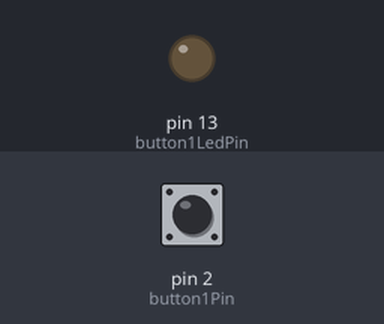
Simulated run of this sketch. Board: Arduino Uno, built with avr-gcc and run on an emulated ATmega328P. On the bench: output pins drawn as LEDs (lit = HIGH). Inputs (shaded band) come from the test bench; at power-on: pin 2 (button1Pin) HIGH.

Above: at 1.2 s.
1.3 s: pin 2 (button1Pin) pulled LOW for 0.15 s
At 2.0 s:
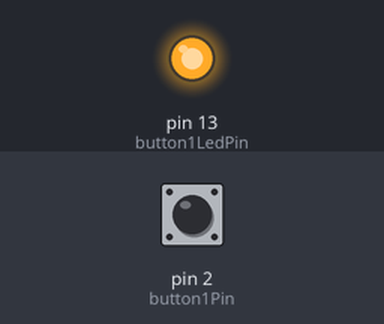
2.9 s: pin 2 (button1Pin) pulled LOW for 1 s
At 3.2 s:
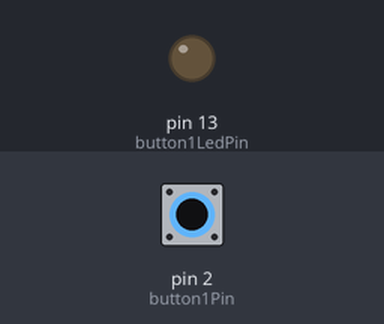
5.4 s: pin 2 (button1Pin) pulled LOW for 3.2 s
At 6.3 s:
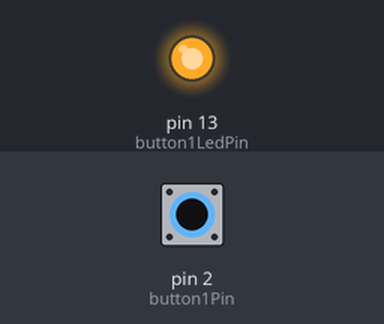
Timing chart, 0 to 8.4 s (numbered marks = the images above; inputs shaded):
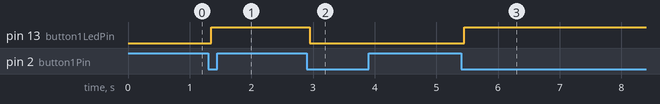

Measured:
- after the input at 1.3 s, pin 13 (button1LedPin): LOW → HIGH after 0.05 s
- after the input at 2.9 s, pin 13 (button1LedPin): HIGH → LOW after 0.05 s
- after the input at 5.4 s, pin 13 (button1LedPin): LOW → HIGH after 0.05 s

The sketch:

ButtonV1.ino
```cpp
#include <Arduino.h>
#include "Button.h"

const int button1Pin = 2;
const int button1LedPin = 13;

Button button1(button1Pin, button1LedPin);

void setup() {
  button1.setup();
}

void loop() {
  button1.check();
}
```

Button.cpp
```cpp
#include "Button.h"

Button::Button(int pin, int ledPin, bool momentaryMode) : buttonPin(pin), ledPin(ledPin),
                                              buttonState(HIGH), lastButtonState(HIGH),
                                              ledOn(false), momentary(momentaryMode),
                                              ledState(LOW), lastDebounceTime(0),
                                              debounceDelay(50) {}

void Button::setup() {
  pinMode(ledPin, OUTPUT);
  pinMode(buttonPin, INPUT_PULLUP);
}

void Button::check() {
  int reading = digitalRead(buttonPin);

  if (reading != lastButtonState) {
    lastDebounceTime = millis();
  }

  if ((millis() - lastDebounceTime) > debounceDelay) {
    if (reading != buttonState) {
      buttonState = reading;

      if (momentary) {
        if (buttonState == LOW) {
          ledOn = true;
          digitalWrite(ledPin, HIGH);
        } else {
          ledOn = false;
          digitalWrite(ledPin, LOW);
        }
      } else {
        // Toggle LED state when the button is pressed
        if (buttonState == LOW) {
          ledState = !ledState;
          digitalWrite(ledPin, ledState ? HIGH : LOW);
        }
      }
    }
  }

  lastButtonState = reading;
}
```

Button.h
```cpp
#ifndef BUTTON_H
#define BUTTON_H

#include <Arduino.h>

class Button {
public:
  Button(int pin, int ledPin, bool momentaryMode = false);

  void setup();
  void check();

private:
  int buttonPin;
  int ledPin;
  int buttonState;
  int lastButtonState;
  bool ledOn;
  bool momentary;
  bool ledState;
  unsigned long lastDebounceTime;
  unsigned long debounceDelay;
};

#endif
```
